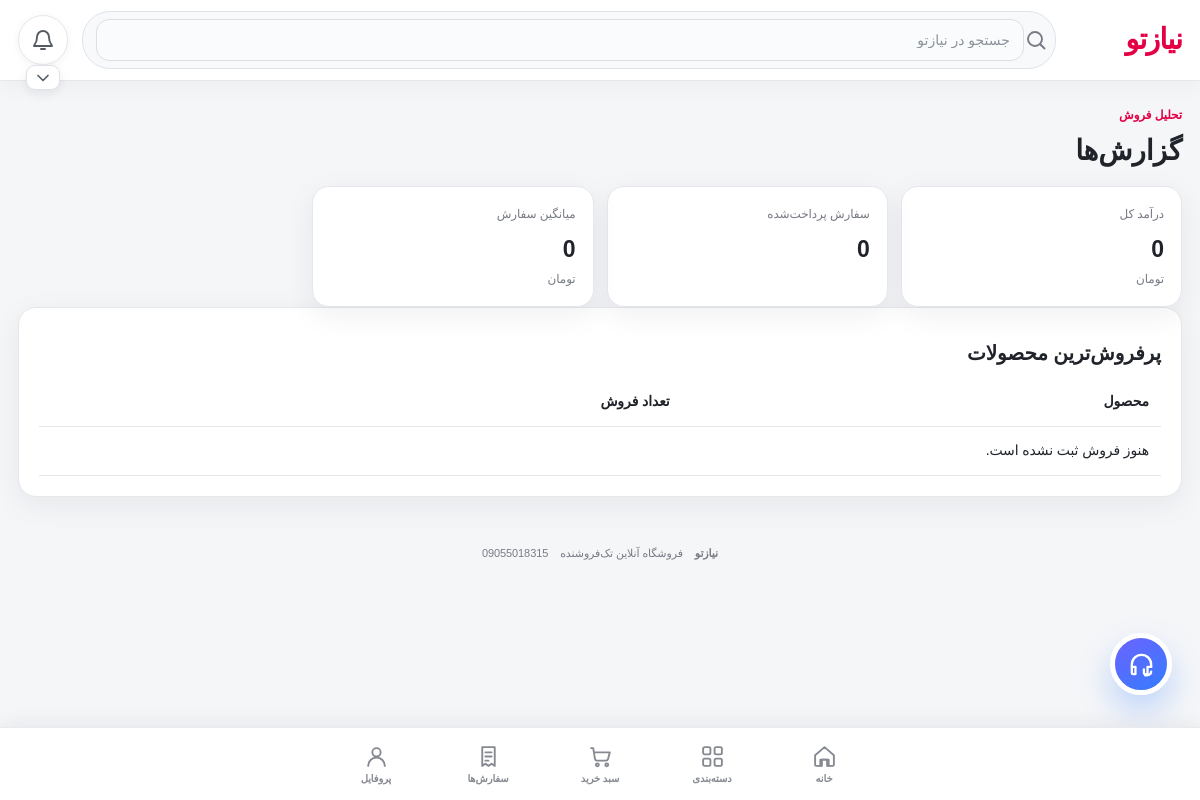
Screenshot of /admin/reports with the database file from the repository.
### app/models.py (models this page shows)
class SiteSetting(db.Model):
    id=db.Column(db.Integer,primary_key=True)
    key=db.Column(db.String(160),unique=True,nullable=False)
    value=db.Column(db.Text,default="")

### app/routes.py (the view)
@main.route("/admin/reports")
@admin_required
def admin_reports():
    paid=Order.query.filter_by(payment_status="paid").order_by(Order.created_at.asc()).all(); revenue=sum(o.total for o in paid); avg=round(revenue/len(paid)) if paid else 0
    top=[]
    for p in Product.query.all():
        qty=sum(i.quantity for o in paid for i in o.items if i.product_id==p.id)
        if qty: top.append((p,qty))
    top.sort(key=lambda x:x[1],reverse=True)
    return render_template("admin_reports.html",paid=paid,revenue=revenue,avg_order=avg,top_products=top[:10])

### app/__init__.py (called while the page is built)
def _setting(key,default=""):
    from .models import SiteSetting
    x=db.session.execute(db.select(SiteSetting).filter_by(key=key)).scalar_one_or_none()
    return x.value if x else default

### app/routes.py (called while the page is built, shortened)
def preview_enabled():
    return PREVIEW_MODE

def ensure_preview_user():
    if not preview_enabled():
        return None
    username="__preview_admin__"
    u=User.query.filter_by(username=username).first()
    if not u:
        u=User(username=username,password_hash=generate_password_hash(secrets.token_urlsafe(24)),phone="",full_name="مدیر نسخه نمایشی",is_admin=True,role="admin",is_active=True)
        db.session.add(u); db.session.commit()
    elif not u.is_admin or not u.is_active:
        u.is_admin=True; u.role="admin"; u.is_active=True; db.session.commit()
    session["user_id"]=u.id
    session["preview_mode"]=True
    return u

def csrf():
    if "_csrf" not in session: session["_csrf"]=secrets.token_urlsafe(32)
    return session["_csrf"]

@main.app_context_processor
def template_globals(): return {"csrf_token":csrf}

@main.before_request
def protect():
    if request.method=="POST" and request.form.get("_csrf")!=session.get("_csrf"): abort(400,"CSRF token invalid")
    if preview_enabled():
        ensure_preview_user()
        return None

def admin_required(f):
    @wraps(f)
    def w(*a,**k):
        if preview_enabled():
            u=ensure_preview_user()
            if u: return f(*a,**k)
        u=db.session.get(User,session.get("user_id"))
        if not u or not u.is_admin: abort(403)
        return f(*a,**k)
    return w

### app/templates/admin_reports.html
{% extends "base.html" %}{% block content %}<div class="section-head"><div><span class="eyebrow">تحلیل فروش</span><h1>گزارش‌ها</h1></div></div><div class="stats"><div><span>درآمد کل</span><strong>{{"{:,}".format(revenue)}}</strong><small>{{site_currency}}</small></div><div><span>سفارش پرداخت‌شده</span><strong>{{paid|length}}</strong></div><div><span>میانگین سفارش</span><strong>{{"{:,}".format(avg_order)}}</strong><small>{{site_currency}}</small></div></div><section class="card report-section"><h2>پرفروش‌ترین محصولات</h2><table><tr><th>محصول</th><th>تعداد فروش</th></tr>{% for p,q in top_products %}<tr><td>{{p.name}}</td><td>{{q}}</td></tr>{% else %}<tr><td colspan="2">هنوز فروش ثبت نشده است.</td></tr>{% endfor %}</table></section>{% endblock %}

### app/templates/base.html (shortened to what this page needs)
<!doctype html><html lang="fa" dir="rtl"><head><link rel="stylesheet" href="{{url_for('static',filename='style.css')}}"></head><body>
<header class="topbar"><div class="topbar-inner"><div class="top-main"><a class="brand" href="{{url_for('main.index')}}">{{site_name or 'نیازتو'}}</a><div class="search-row"><form class="search-box" action="{{url_for('main.shop')}}" method="get"><svg class="svg-icon search-svg"><use href="#i-search"/></svg><input name="q" placeholder="جستجو در {{site_name or 'نیازتو'}}" value="{{request.args.get('q','')}}"></form></div><div class="header-actions"><a class="bell-btn" href="{{url_for('main.notifications')}}" aria-label="اعلان‌ها"><svg class="svg-icon"><use href="#i-bell"/></svg></a><details class="track-menu track-below-bell"><summary aria-label="پیگیری مرسوله"><svg class="svg-icon"><use href="#i-chevron"/></svg></summary></details></div></div></div></header>
<main class="page-wrap">{% with msgs=get_flashed_messages() %}{% for m in msgs %}<div class="flash">{{m}}</div>{% endfor %}{% endwith %}{% block content %}{% endblock %}</main>
<a class="support-fab" href="{{url_for('main.support')}}" aria-label="پشتیبانی"><svg class="fab-headset"><use href="#i-headset"/></svg></a>
<nav class="bottom-nav"><div class="bottom-nav-inner"><a href="{{url_for('main.profile')}}" class="{% if request.endpoint=='main.profile' %}active{% endif %}"><svg class="nav-icon"><use href="#i-user"/></svg><small>پروفایل</small></a><a href="{{url_for('main.orders')}}" class="{% if request.endpoint=='main.orders' %}active{% endif %}"><svg class="nav-icon"><use href="#i-receipt"/></svg><small>سفارش‌ها</small></a><a href="{{url_for('main.cart')}}" class="{% if request.endpoint in ['main.cart','main.checkout'] %}active{% endif %}"><svg class="nav-icon"><use href="#i-cart"/></svg><small>سبد خرید</small></a><a href="{{url_for('main.shop')}}" class="{% if request.endpoint in ['main.shop','main.product'] %}active{% endif %}"><svg class="nav-icon"><use href="#i-grid"/></svg><small>دسته‌بندی</small></a><a href="{{url_for('main.index')}}" class="{% if request.endpoint=='main.index' %}active{% endif %}"><svg class="nav-icon"><use href="#i-home"/></svg><small>خانه</small></a></div></nav><footer><b>{{site_name or 'نیازتو'}}</b><span>فروشگاه آنلاین تک‌فروشنده</span><span>{{support_phone}}</span></footer>
</body></html>

### rows the page displays
SiteSetting: value "نیازتو", q "جستجو در نیازتو"
SiteSetting: value "تومان"
SiteSetting: value "09055018315"

### other values shown
{{ "{:,}".format(revenue) }} "0"
{{ paid|length }} "0"
{{ "{:,}".format(avg_order) }} "0"
